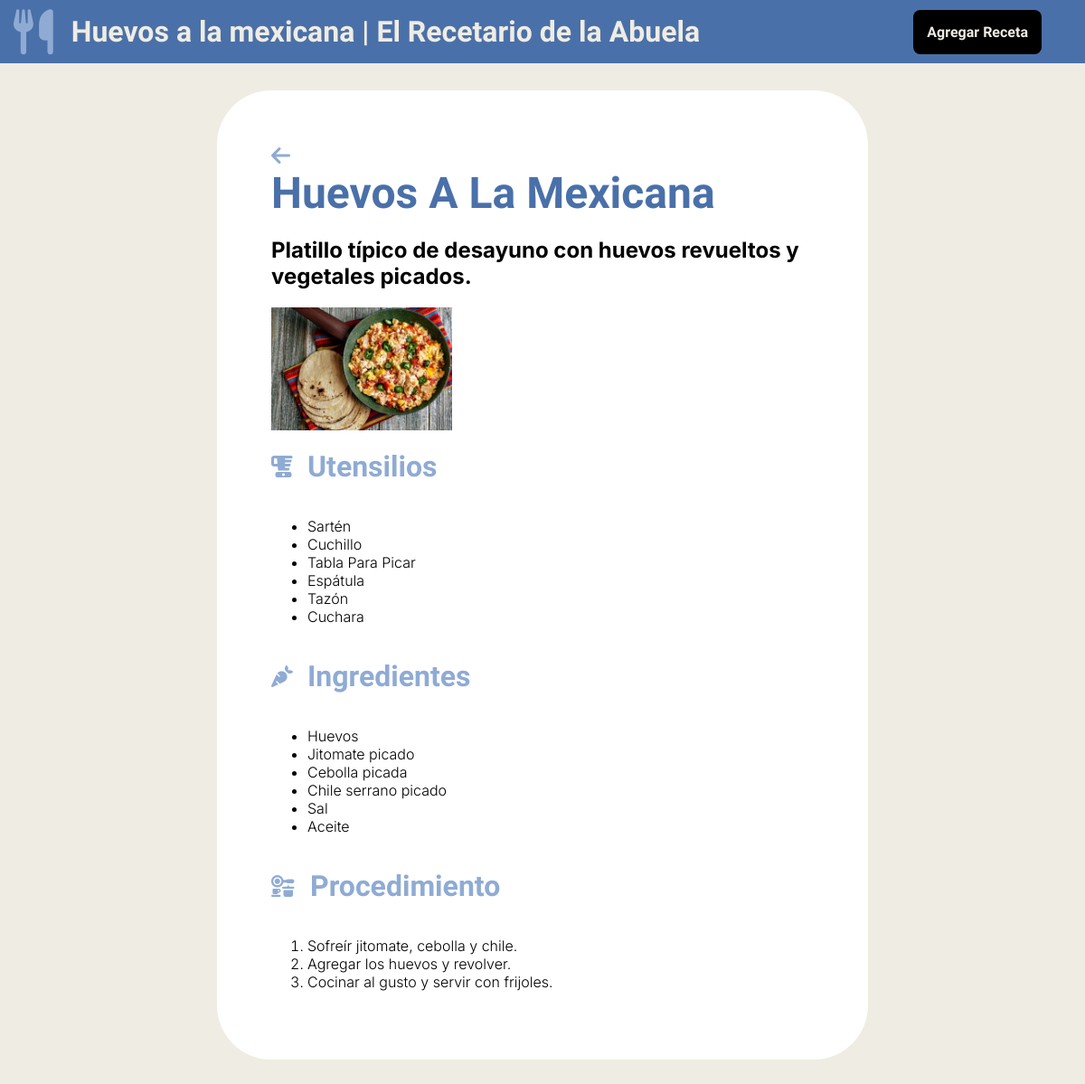
The app's page /recetario/recetas/9 with its own data.
### recetario/models.py (models this page shows, shortened)
class Receta(models.Model):
    nombre_receta = models.CharField(max_length=30)
    descripcion = models.CharField(max_length=150)
    utensilios = models.TextField(max_length=2000)
    ingredientes = models.TextField(max_length=8000)
    procedimiento = models.TextField(max_length=8000)
    image = models.ImageField(upload_to='recetas', null=True)

### recetario/views.py (the view)
# urls.py: path('recetas/<int:pk>', views.SingleRecetaView.as_view(), name="single-receta"),
class SingleRecetaView(DetailView):
    template_name = "recetario/receta.html"
    model = Receta
    def get_context_data(self, **kwargs):
        context = super().get_context_data(**kwargs)
        receta_actual = self.object
        utensilios_input = receta_actual.utensilios
        ingredientes_input = receta_actual.ingredientes
        procedimiento_input = receta_actual.procedimiento
        context["utensilios"] = [item.strip() for item in utensilios_input.split(',') if item.strip()]
        context["ingredientes"] = [item.strip() for item in ingredientes_input.split(',') if item.strip()]
        context["procedimiento"] = [item.strip() for item in procedimiento_input.split('/') if item.strip()]
        return context

### recetario/templates/recetario/receta.html (shortened to what this page needs)
{% extends 'recetario/base.html' %}
{% load static %}
{% block content %}
<div class="recetas_container">
    <a href="{% url 'recetas-list' %}"><i class="fa-solid fa-arrow-left arrow-link"></i></a>
    <h1>{{receta.nombre_receta|title}}</h1>
    <h2>{{receta.descripcion}}</h2>
    {% if receta.image %}
        <img src="{{ receta.image.url }}" width="200" >
    {%else%}
        <img src="{% static 'recetario/placeholder.png' %}" width="200" >
    {%endif%}
    <div class="receta_title">
    <i class="fa-solid fa-blender"></i><h3>Utensilios</h3>
    </div>
        <ul>
        {% for utensilio in utensilios %}
         <li>{{utensilio|title}}</li>
        {% endfor %}
        </ul>
    <div class="receta_title">
    <i class="fa-solid fa-carrot"></i><h3>Ingredientes</h3>
    </div>
    <ul>
    {% for ingrediente in ingredientes %}
            <li>{{ingrediente|capfirst}}</li>
    {% endfor %}
    </ul>
    <div class="receta_title">
    <i class="fa-solid fa-kitchen-set"></i><h3>Procedimiento</h3>
    </div>
        <ol>
        {% for paso in procedimiento %}
                <li>{{paso|capfirst}}.</li>
        {% endfor %}
        </ol>
</div>
{% endblock %}

### recetario/templates/recetario/includes/header.html
{%load static%}
<header>
<nav>
  <div class="navcontainer">
    <div class="navbar-brandname">
      <a class="navbar-brand" href="{% url 'recetas-list' %}">
        <i class="fa-solid fa-utensils navbarlogo"></i>
      </a>
      {% if receta %}
        <p class="navTitle">{{receta.nombre_receta}} | El Recetario de la Abuela</p>
      {% else %}
        <p class="navTitle"> El Recetario de la Abuela</p>
      {% endif %}
    </div>
    <div class="boton-container">
      <a href="{% url 'nueva-receta' %}" class="boton">Agregar Receta</a>
    </div>
  </div>
</nav>
</header>

### static/styles.css (style rules this page uses)
body { margin: 0; background-color: #EFECE3; height: 100%; font-family: "Inter"; font-weight: 300; }
h1 { color: #4A70A9; font-family: "Bricolage Grotesque", sans-serif; font-size: 3rem; font-weight: 800; margin: 0; }
h3 { color: #EFECE3;; font-family: "Bricolage Grotesque", sans-serif; font-size: 2rem; font-weight: 800; }
.navbar-brandname { display:flex; align-items: center; }
.navbarlogo { padding-left: 15px; font-size: 50px; }
.navcontainer { display: flex; background-color: #4A70A9; height: 70px; justify-content: space-between; align-items: center; font-family: "Bricolage Grotesque", sans-serif; color: #EFECE3; font-weight: 600; }
.navTitle { font-size: 200%; padding-left: 20px; }
.boton-container { display: flex; height: 80%; align-items: center; padding-right: 3rem; }
.boton { background-color: #000000; padding: 15px; border-radius: 8px; text-decoration: none; font-weight: 800; font-family: "Bricolage Grotesque", sans-serif; color:#EFECE3; filter: drop-shadow(0px 0px 0px #4A70A9); transition: color 500ms, background-color 500ms, filter 800ms ; }
.fa-solid { color: #8FABD4; transition: color 500ms; }
.arrow-link { font-size: 1.5em; transition: color 500ms; }
.recetas_container { display: flex; flex-direction: column; background-color: white; width: 600px; margin: 30px; padding: 60px; border-radius: 60px; }
.receta_title { display: flex; align-items: center; justify-content: flex-start; height: 3rem; margin: 1rem 0; color: #8FABD4; }
.receta_title h3 { color: #8FABD4; }
.receta_title i { font-size: 1.5rem; padding: 0 1rem 0 0; }

### records on screen
Receta: nombre_receta "Huevos a la mexicana", nombre_receta "Huevos A La Mexicana", descripcion "Platillo típico de desayuno con huevos revueltos y vegetales picados.", image (picture)

### other values on screen
{{ utensilio|title }} "Sartén" "Cuchillo" "Tabla Para Picar" "Espátula" "Tazón" "Cuchara"
{{ ingrediente|capfirst }} "Huevos" "Jitomate picado" "Cebolla picada" "Chile serrano picado" "Sal" "Aceite"
{{ paso|capfirst }} "Sofreír jitomate, cebolla y chile" "Agregar los huevos y revolver" "Cocinar al gusto y servir con frijoles"
